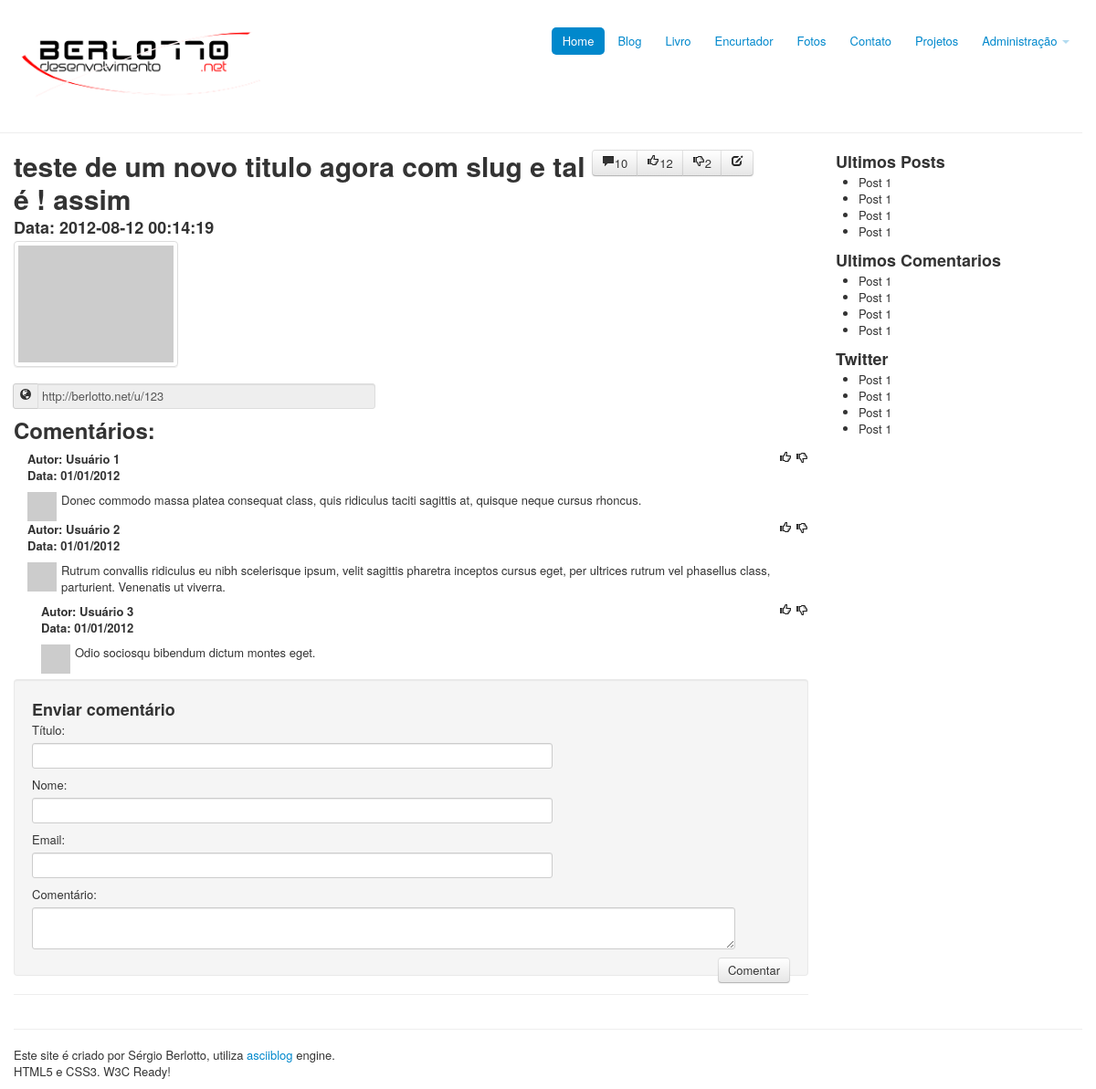
Page /blog/article/teste-de-um-novo-titulo-agora-com-slug-e-tal---assim/ on the committed database.
### blog/models.py (models this page shows, shortened)
class Post(Base):
	__tablename__ = 'post'
	id = Column(Integer, primary_key=True, autoincrement=True)
	title = Column(String(150))
	slug = Column(String(500), unique=True)
	resume = Column(String(1000))
	content = Column(Text)
	date_created = Column(DateTime)
	date_updated = Column(DateTime)
	picture	= Column(Integer, ForeignKey("file.id")) #id if File that is used for banner
	featured = Column(String(1)) #may be 'S' or ('N','')

### blog/__init__.py (the view)
@blog.route('/article/<slug>/')
def view_post(slug):
	try:
		post = db_session.query(Post).filter(Post.slug==slug).one()
		return render_template('one-post.html',post=post)
	except NoResultFound as nrf:
		return abort(404)

### asciiblog.py (called while the page is built)
@app.template_filter()
@evalcontextfilter
def translate_markdown(env, texto):
	html = markdown.markdown(texto)
	if env.autoescape:
		html = Markup(html)
	return html

### blog/templates/one-post.html (shortened to what this page needs)
{% extends "base.html" %}
{% block content %}
	<section class="span9 artigo">
			<article>
			<header>
		    	<div class="btn-group pull-right">
				    <button class="btn"><i class="icon-comment"></i>10</button>
				    <button class="btn"><i class="icon-thumbs-up"></i>12</button>
				    <button class="btn"><i class="icon-thumbs-down"></i>2</button>
				    <button class="btn" onclick="edit('{{url_for('blog.edit_post', post_id=post.id)}}');"><i class="icon-edit"></i></button>
			    </div>
				<h1>{{post.title}}</h1>
				<h3>Data: {{post.date_created.strftime('%Y-%m-%d %H:%M:%S')}}</h3>
			</header>
			<a href="#" class="thumbnail span2 postbanner">
				<img src="http://placehold.it/200x150" alt="">
			</a>
			</article>
			<br><br>
			<div class="input-prepend">
				<span class="add-on"><i class="icon-globe"></i></span><input class="span4" id="prependedInput" readonly="readonly" size="16" type="text" value="http://berlotto.net/u/123">
			</div>
			<div class="comments">
				<h2>Comentários:</h2>
				<div class="comment">
					<div class="comment-header">
				    	<div class="pull-right">
						    <i class="icon-thumbs-up"></i>
						    <i class="icon-thumbs-down"></i>
					    </div>
						<span>Autor: Usuário 1</span>
						<span>Data: 01/01/2012</span>
					</div>
					<div class="comment-content">
						<img src="http://placehold.it/32x32" alt="">
						<p>{{lipsum(n=1, html=True, min=5, max=30)}}</p>
					</div>
				</div>
				<div class="comment">
					<div class="comment-header">
				    	<div class="pull-right">
						    <i class="icon-thumbs-up"></i>
						    <i class="icon-thumbs-down"></i>
					    </div>
						<span>Autor: Usuário 2</span>
						<span>Data: 01/01/2012</span>
					</div>
					<div class="comment-content">
						<img src="http://placehold.it/32x32" alt="">
						<p>{{lipsum(n=1, html=True, min=5, max=30)}}</p>
					</div>
						<div class="comment">
							<div class="comment-header">
						    	<div class="pull-right">
								    <i class="icon-thumbs-up"></i>
								    <i class="icon-thumbs-down"></i>
							    </div>
								<span>Autor: Usuário 3</span>
								<span>Data: 01/01/2012</span>
							</div>
							<div class="comment-content">
								<img src="http://placehold.it/32x32" alt="">
								<p>{{lipsum(n=1, html=True, min=5, max=50)}}</p>
							</div>
						</div>
				</div>
			</div>
			<form id="form-comentario" method="POST" action="{{url_for('blog.save_comment')}}" class="well form-vertical">
				<h3>Enviar comentário</h3>
				<label for="title">Título:</label><input type="text" id="title" name="title" class="span6">
				<label for="nome">Nome:</label><input type="text" id="name" name="name" class="span6">
				<label for="email">Email:</label><input type="text" id="email" name="email" class="span6">
				<label for="content">Comentário:</label>
				<textarea id="content" name="content" class="span8"></textarea>
				<input type="submit" value="Comentar" class="btn pull-right">
			</form>
		<hr>
	</section>
{% include 'sidebar.html' %}
{% endblock %}

### templates/base.html (shortened to what this page needs)
<!DOCTYPE html>
<html lang="pt-br">
<head>
	<link rel="stylesheet" href="{{ url_for('static', filename='bootstrap/css/bootstrap.min.css') }}"/>
	<link rel="stylesheet" href="{{ url_for('static', filename='bootstrap/css/bootstrap-responsive.min.css') }}"/>
	<link rel="stylesheet" href="{{ url_for('static', filename='css/asciiblog.css') }}"/>
</head>
<body>
	<div class="container">
		<div class="row page-header">
			<header class="span3">
				<a href="/"><img src="{{url_for('static', filename='img/logotipo-b.png')}}"></a>
			</header>
			<div  id="menu" class="span7 offset2">
				<ul class="nav nav-pills pull-right">
					<li class="active"><a href="/">Home</a></li>
					<li><a href="/blog">Blog</a></li>
					<li><a href="#">Livro</a></li>
					<li><a href="#">Encurtador</a></li>
					<li><a href="#">Fotos</a></li>
					<li><a href="#">Contato</a></li>
					<li><a href="#">Projetos</a></li>
					<li class="dropdown">
						<a class="dropdown-toggle" data-toggle="dropdown" href="#">Administração <b class="caret"></b></a>
					</li>
				</ul>
			</div>
		</div>
		<div class="row">
			{% block content %}
			{% endblock %}
		</div>
		<hr/>
		<footer>
			Este site é criado por Sérgio Berlotto, utiliza <a href="http://berlotto.net/asciiblog">asciiblog</a> engine.<br/>
			HTML5 e CSS3. W3C Ready!
		</footer>
	</div>
</body>
</html>

### blog/templates/sidebar.html
   <aside class="span3">
    <section class="widget">
     <h3>Ultimos Posts</h3>
     <ul>
      <li>Post 1</li>
      <li>Post 1</li>
      <li>Post 1</li>
      <li>Post 1</li>
    </ul>
  </section>
  <section class="widget">
   <h3>Ultimos Comentarios</h3>
   <ul>
    <li>Post 1</li>
    <li>Post 1</li>
    <li>Post 1</li>
    <li>Post 1</li>
  </ul>
</section>
<section class="widget">
 <h3>Twitter</h3>
 <ul>
  <li>Post 1</li>
  <li>Post 1</li>
  <li>Post 1</li>
  <li>Post 1</li>
</ul>
</section>
</aside>

### static/css/asciiblog.css (style rules this page uses)
body { padding: 10px; }
header { height: 100px; }
.container { background-color: transparent; }
article { background-color: transparent; display: inline-block; }
.widget { background-color: transparent; }
.postbanner { margin-right: 30px; margin-left: 0px !important; }
.comments { border: 0px solid black; margin-bottom: 20px; }
.comments .comment { margin-left: 15px; }
.comment .comment-header { font-weight: bold; clear: both; margin-top: 5px; }
.comment span { display: block; }
.comment .comment-content { clear: both; }
.comment .comment-content img { float: left; margin-right: 5px; clear: both; }

### rows in the picture
Post: title "teste de um novo titulo agora com slug e tal é ! assim", date_created "2012-08-12 00:14:19"

### other values in the picture
{{ lipsum(n=1, html=True, min=5, max=30) }} "Donec commodo massa platea consequat class, quis ridiculus taciti sagittis at, quisque neque cursus rhoncus."
{{ lipsum(n=1, html=True, min=5, max=30) }} "Rutrum convallis ridiculus eu nibh scelerisque ipsum, velit sagittis pharetra inceptos cursus eget, per ultrices rutrum vel phasellus class, parturient. Venenatis ut viverra."
{{ lipsum(n=1, html=True, min=5, max=50) }} "Odio sociosqu bibendum dictum montes eget."
